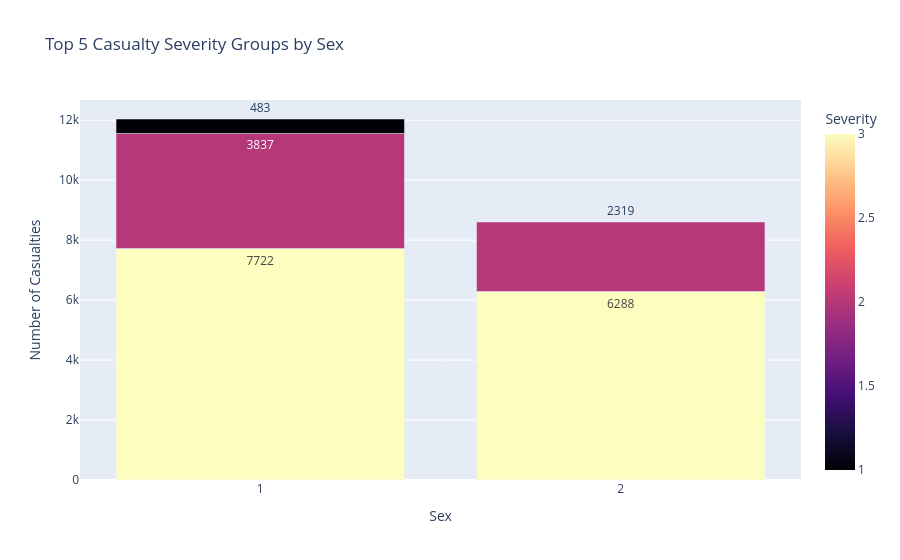

Notebook source saved alongside this figure:
### Code cell
fig3 = px.bar(
    top_severity_sex,
    x='casualty_sex',
    y='Casualties',
    color='severity',
    title='Top 5 Casualty Severity Groups by Sex',
    text_auto=True,
    labels={
        'casualty_sex': 'Sex',
        'Casualties': 'Number of Casualties',
        'severity': 'Severity'
    },
    color_continuous_scale='Magma'
)

fig3.update_traces(textposition='outside')

fig3.update_layout(
    xaxis_type='category'
)

fig3.show()

### Figure 1 — Plotly figure (JSON) as saved in the notebook; plotly's stock layout.template omitted (floating-point values rounded to 4 significant figures)
{"data": [{"hovertemplate": "Sex=%{x}<br>Number of Casualties=%{y}<br>Severity=%{marker.color}<extra></extra>", "legendgroup": "", "marker": {"color": [3, 3, 2, 2, 1], "coloraxis": "coloraxis", "pattern": {"shape": ""}}, "name": "", "orientation": "v", "showlegend": false, "textposition": "outside", "texttemplate": "%{y}", "type": "bar", "x": [1, 2, 1, 2, 1], "xaxis": "x", "y": [7722, 6288, 3837, 2319, 483], "yaxis": "y"}], "layout": {"barmode": "relative", "coloraxis": {"colorbar": {"title": {"text": "Severity"}}, "colorscale": [[0, "#000004"], [0.1111, "#180f3d"], [0.2222, "#440f76"], [0.3333, "#721f81"], [0.4444, "#9e2f7f"], [0.5556, "#cd4071"], [0.6667, "#f1605d"], [0.7778, "#fd9668"], [0.8889, "#feca8d"], [1, "#fcfdbf"]]}, "legend": {"tracegroupgap": 0}, "title": {"text": "Top 5 Casualty Severity Groups by Sex"}, "xaxis": {"anchor": "y", "domain": [0, 1], "title": {"text": "Sex"}, "type": "category"}, "yaxis": {"anchor": "x", "domain": [0, 1], "title": {"text": "Number of Casualties"}}}}
